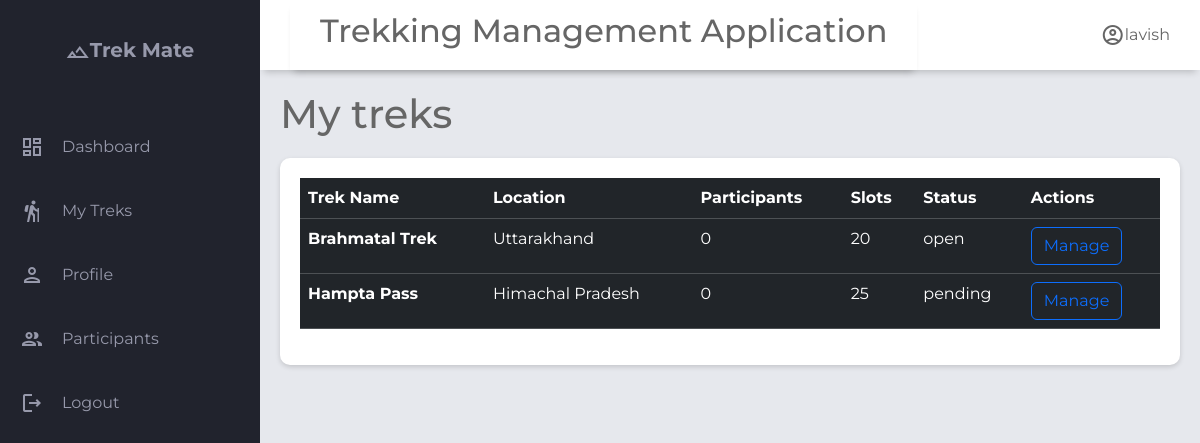
/staff/treks/4, run on an earlier commit of the app's database.
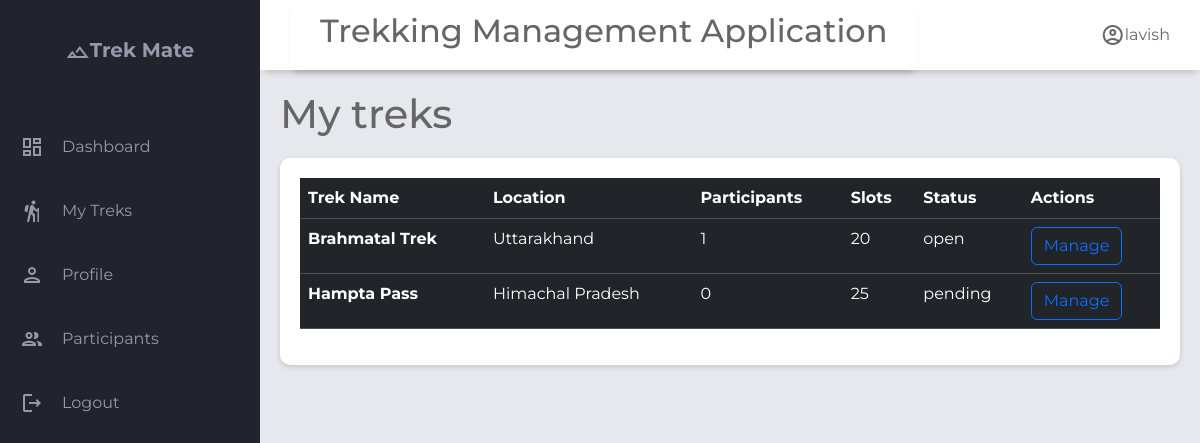
And on a later commit of the database.
### application/models.py (models this page shows)
class Trek(db.Model):
    __tablename__='trek'
    id              = db.Column(db.Integer, primary_key=True)
    name            = db.Column(db.String(), nullable=False)
    description     = db.Column(db.Text, nullable=True)
    location        = db.Column(db.String(), nullable=True)
    difficulty      = db.Column(db.String(), nullable=False, default='moderate')  # easy | moderate | hard
    duration_days   = db.Column(db.Integer, nullable=False)
    start_date      = db.Column(db.DateTime, nullable=True)
    end_date        = db.Column(db.DateTime, nullable=True)
    max_slots       = db.Column(db.Integer, nullable=False, default=20)
    available_slots = db.Column(db.Integer, nullable=False, default=20)
    price           = db.Column(db.Numeric, nullable=False, default=0.0)
    status          = db.Column(Enum('pending','approved','open','closed','completed','cancelled',name='trek_status'),nullable=False, default='pending')  # pending | approved | open | closed | completed | cancelled
    created_at      = db.Column(db.DateTime, default=db.func.now())
    updated_at      = db.Column(db.DateTime, onupdate=db.func.now())
    assigned_staffs=db.relationship('Staff_profile',secondary='trek_staff_assignment',lazy=True,back_populates='assigned_treks')#many to many relationship
    bookings=db.relationship('Booking',back_populates='trek',lazy=True)#one to many relationship as one trek can have multiple bookings but not other side, as one booking can belong to a single trek

### application/controller.py (the view)
@app.route("/staff/treks/<int:staff_id>")
def staff_treks(staff_id):
    staff=Staff_profile.query.get_or_404(staff_id)
    if not staff:
        return render_template("s_not_exists.html")
    user=staff.user
    treks=staff.assigned_treks
    return render_template("staff_treks.html",user=user,treks=treks,staff=staff)

### templates/staff_treks.html (shortened to what this page needs)
{% extends "staff_base.html" %}
{% block header_title %}
My treks
{% endblock %}
{% block content %}
<div class="main-bottom">
  <section class="table-section">
    <div class="table-content">
      <table class="table table-dark table-hover">
        <thead>
          <tr>
            <th scope="col">Trek Name</th>
            <th scope="col">Location</th>
            <th scope="col">Participants</th>
            <th scope="col">Slots</th>
            <th scope="col">Status</th>
            <th scope="col">Actions</th>
          </tr>
        </thead>
        <tbody class="table-hover">
          {% for trek in treks %}
          <tr>
            <th scope="row">{{trek.name}}</th>
            <td>{{ trek.location}}</td>
            <td>{{ trek.bookings | length }}</td>
            <td>{{ trek.max_slots }}</td>
            <td>{{trek.status}}</td>
            <td>
              <a href="{{ url_for('manage_trek', staff_id=staff.id,trek_id=trek.id) }}" class="btn btn-outline-primary">Manage</a>
            </td>
          </tr>
          {% endfor %}
        </tbody>
      </table>
    </div>
  </section>
</div>
{% endblock %}

What changed in the data, as far as the page shows it:
changed Trek "Brahmatal Trek": bookings|length "0" → "1"
